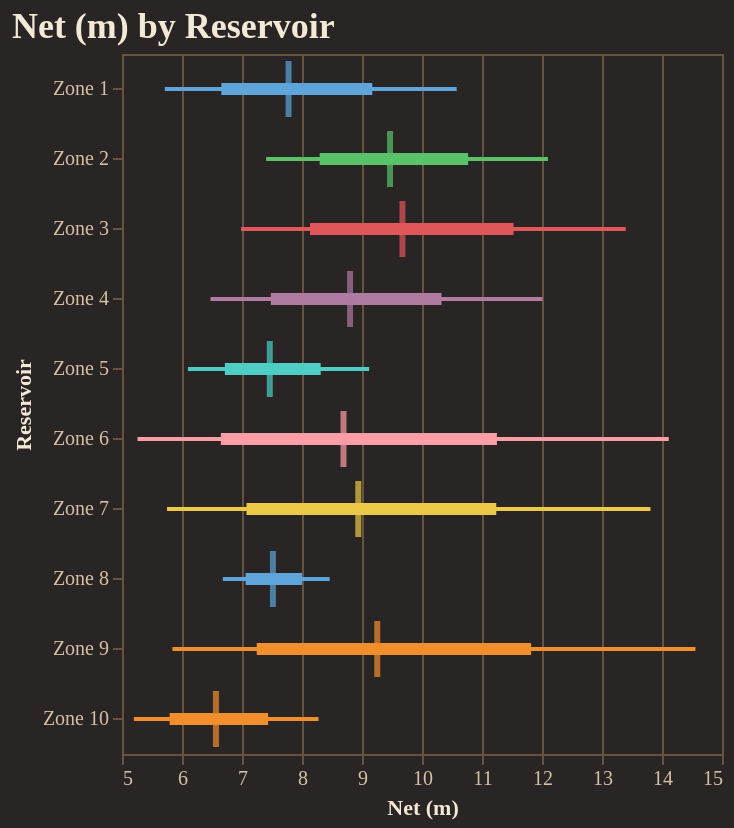

The code cell stored with this chart in its notebook:
### Code cell
fig = reporter.plotter.forest_plot(
    "Net (m)", 
    backend=PLOTTING_BACKEND
)
fig.show()

### Figure 1 — Vega-Lite specification as saved in the notebook (floating-point values rounded to 4 significant figures)
{"config": {"background": "#292524", "view": {"fill": "#292524", "stroke": "#665340"}, "title": {"color": "#f4e9d7", "font": "Merriweather", "fontSize": 18, "fontWeight": 600, "subtitleColor": "#d5c2a6", "anchor": "start"}, "axis": {"domainColor": "#665340", "gridColor": "#665340", "tickColor": "#665340", "labelColor": "#d5c2a6", "titleColor": "#f4e9d7", "labelFont": "Merriweather", "titleFont": "Merriweather"}, "legend": {"titleColor": "#f4e9d7", "labelColor": "#d5c2a6", "labelFont": "Merriweather", "titleFont": "Merriweather", "orient": "top-right", "symbolType": "circle"}, "header": {"labelColor": "#d5c2a6", "titleColor": "#f4e9d7", "labelFont": "Merriweather", "titleFont": "Merriweather"}, "mark": {"color": "#c78d3b"}, "line": {"color": "#c78d3b"}, "bar": {"color": "#c78d3b"}, "point": {"color": "#ddb06d"}, "area": {"color": "#c78d3b", "opacity": 0.35}, "text": {"color": "#f4e9d7", "font": "Merriweather"}, "range": {"category": ["#5DA5DA", "#F28E2B", "#59C36A", "#E15759", "#B07AA1", "#4ECDC4", "#FF9DA7", "#EDC948"]}}, "layer": [{"mark": {"type": "rule", "strokeWidth": 2}, "encoding": {"color": {"field": "group", "legend": null, "type": "nominal"}, "x": {"field": "p10", "scale": {"zero": false}, "title": "Net (m)", "type": "quantitative"}, "x2": {"field": "p90"}, "y": {"field": "group", "sort": ["Zone 1", "Zone 2", "Zone 3", "Zone 4", "Zone 5", "Zone 6", "Zone 7", "Zone 8", "Zone 9", "Zone 10"], "title": "Reservoir", "type": "nominal"}}}, {"mark": {"type": "rule", "strokeWidth": 6}, "encoding": {"color": {"field": "group", "legend": null, "type": "nominal"}, "x": {"field": "p25", "scale": {"zero": false}, "title": "Net (m)", "type": "quantitative"}, "x2": {"field": "p75"}, "y": {"field": "group", "sort": ["Zone 1", "Zone 2", "Zone 3", "Zone 4", "Zone 5", "Zone 6", "Zone 7", "Zone 8", "Zone 9", "Zone 10"], "title": "Reservoir", "type": "nominal"}}}, {"mark": {"type": "tick", "color": "black", "size": 28, "thickness": 3}, "encoding": {"color": {"field": "group", "legend": null, "type": "nominal"}, "tooltip": [{"field": "group", "title": "Group", "type": "nominal"}, {"field": "p10", "title": "P10", "type": "quantitative"}, {"field": "p25", "title": "P25", "type": "quantitative"}, {"field": "median", "title": "Median", "type": "quantitative"}, {"field": "p75", "title": "P75", "type": "quantitative"}, {"field": "p90", "title": "P90", "type": "quantitative"}], "x": {"field": "median", "scale": {"zero": false}, "title": "Net (m)", "type": "quantitative"}, "y": {"field": "group", "sort": ["Zone 1", "Zone 2", "Zone 3", "Zone 4", "Zone 5", "Zone 6", "Zone 7", "Zone 8", "Zone 9", "Zone 10"], "title": "Reservoir", "type": "nominal"}}}], "data": {"name": "data-69a33877ced799a935e32931dd8b6d7a"}, "height": 350, "title": "Net (m) by Reservoir", "width": "container", "$schema": "https://vega.github.io/schema/vega-lite/v5.20.1.json", "datasets": {"data-69a33877ced799a935e32931dd8b6d7a": [{"group": "Zone 1", "p10": 5.713, "p25": 6.655, "median": 7.776, "p75": 9.172, "p90": 10.58}, {"group": "Zone 2", "p10": 7.403, "p25": 8.295, "median": 9.467, "p75": 10.77, "p90": 12.1}, {"group": "Zone 3", "p10": 6.985, "p25": 8.134, "median": 9.674, "p75": 11.53, "p90": 13.4}, {"group": "Zone 4", "p10": 6.475, "p25": 7.48, "median": 8.801, "p75": 10.33, "p90": 12.01}, {"group": "Zone 5", "p10": 6.099, "p25": 6.715, "median": 7.463, "p75": 8.312, "p90": 9.12}, {"group": "Zone 6", "p10": 5.259, "p25": 6.647, "median": 8.692, "p75": 11.25, "p90": 14.11}, {"group": "Zone 7", "p10": 5.751, "p25": 7.075, "median": 8.938, "p75": 11.24, "p90": 13.81}, {"group": "Zone 8", "p10": 6.682, "p25": 7.059, "median": 7.515, "p75": 8.001, "p90": 8.461}, {"group": "Zone 9", "p10": 5.841, "p25": 7.245, "median": 9.254, "p75": 11.82, "p90": 14.56}, {"group": "Zone 10", "p10": 5.199, "p25": 5.794, "median": 6.566, "p75": 7.435, "p90": 8.275}]}}
